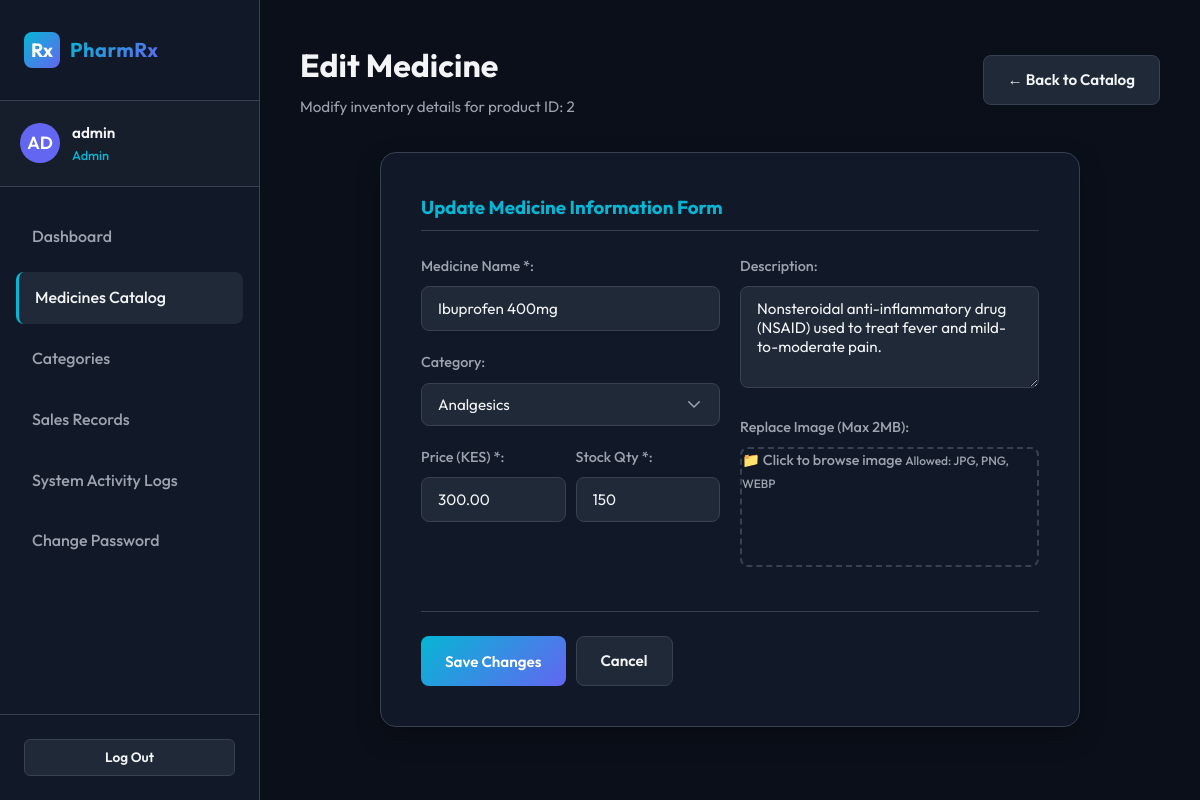
/medicine_edit.php?id=2 (signed in), run on the app's committed database.
### tables this page shows
CREATE TABLE `medicines` (
  `id` INT AUTO_INCREMENT PRIMARY KEY,
  `category_id` INT DEFAULT NULL,
  `name` VARCHAR(150) NOT NULL UNIQUE,
  `description` TEXT,
  `price` DECIMAL(10,2) NOT NULL,
  `stock_quantity` INT NOT NULL DEFAULT 0,
  `image_path` VARCHAR(255) DEFAULT NULL,
  `created_at` TIMESTAMP DEFAULT CURRENT_TIMESTAMP,
  CONSTRAINT `fk_medicines_category` 
    FOREIGN KEY (`category_id`) REFERENCES `categories` (`id`) 
    ON DELETE SET NULL 
    ON UPDATE CASCADE
);

CREATE TABLE `categories` (
  `id` INT AUTO_INCREMENT PRIMARY KEY,
  `name` VARCHAR(100) NOT NULL UNIQUE,
  `description` TEXT,
  `created_at` TIMESTAMP DEFAULT CURRENT_TIMESTAMP
);

### medicine_edit.php (the view, shortened to what this page needs)
<?php
include_once __DIR__ . '/includes/header.php';
require_once __DIR__ . '/config/logger.php';
$med_id = isset($_GET['id']) ? (int)$_GET['id'] : 0;
try {
    $stmt = $pdo->prepare("SELECT * FROM `medicines` WHERE `id` = ? LIMIT 1");
    $stmt->execute([$med_id]);
    $medicine = $stmt->fetch();
    $cat_stmt = $pdo->query("SELECT * FROM `categories` ORDER BY `name` ASC");
    $categories = $cat_stmt->fetchAll();
} catch (PDOException $e) {
    error_log("Database error in edit view initialization: " . $e->getMessage());
    die("Database access error.");
}
?>
<div class="header-actions">
    <div class="page-title">
        <h1>Edit Medicine</h1>
        <p>Modify inventory details for product ID: <?php echo $med_id; ?></p>
    </div>
    <a href="medicines.php" class="btn btn-secondary">
        &larr; Back to Catalog
    </a>
</div>
<div class="auth-card" style="max-width: 700px; margin: 0 auto; background-color: var(--bg-secondary); border: 1px solid var(--border-color);">
    <h3 style="margin-bottom: 1.5rem; color: var(--accent-primary); border-bottom: 1px solid var(--border-color); padding-bottom: 0.5rem;">Update Medicine Information Form</h3>
    <form action="medicine_edit.php?id=<?php echo $med_id; ?>" method="POST" enctype="multipart/form-data" class="validated-form">
        <div style="display: grid; grid-template-columns: 1fr 1fr; gap: 20px;">
            <div>
                <div class="form-group">
                    <label for="name">Medicine Name *:</label>
                    <input type="text" name="name" id="name" class="form-control" placeholder="e.g. Aspirin 100mg" value="<?php echo htmlspecialchars($medicine['name']); ?>" required>
                </div>
                <div class="form-group">
                    <label for="category_id">Category:</label>
                    <select name="category_id" id="category_id" class="form-control">
                        <?php foreach ($categories as $cat): ?>
                            <option value="<?php echo $cat['id']; ?>" <?php echo $medicine['category_id'] == $cat['id'] ? 'selected' : ''; ?>>
                                <?php echo htmlspecialchars($cat['name']); ?>
                            </option>
                        <?php endforeach; ?>
                    </select>
                </div>
                <div class="form-row" style="display: grid; grid-template-columns: 1fr 1fr; gap: 10px;">
                    <div class="form-group">
                        <label for="price">Price (KES) *:</label>
                        <input type="number" step="0.01" min="0.00" name="price" id="price" class="form-control" placeholder="0.00" value="<?php echo htmlspecialchars($medicine['price']); ?>" required>
                    </div>
                    <div class="form-group">
                        <label for="stock_quantity">Stock Qty *:</label>
                        <input type="number" min="0" name="stock_quantity" id="stock_quantity" class="form-control" placeholder="0" value="<?php echo htmlspecialchars($medicine['stock_quantity']); ?>" required>
                    </div>
                </div>
            </div>
            <div>
                <div class="form-group">
                    <label for="description">Description:</label>
                    <textarea name="description" id="description" rows="4" class="form-control" placeholder="Optional description details..."><?php echo htmlspecialchars($medicine['description'] ?? ''); ?></textarea>
                </div>
                <div class="form-group">
                    <label for="medicine_image">Replace Image (Max 2MB):</label>
                    <div class="file-upload-wrapper">
                        <label for="medicine_image" class="file-upload-preview" style="cursor:pointer; height: 120px;">
                            <?php if (!empty($medicine['image_path']) && file_exists(__DIR__ . '/assets/uploads/' . $medicine['image_path'])): ?>
                                <img src="assets/uploads/<?php echo htmlspecialchars($medicine['image_path']); ?>" style="max-height: 50px; border-radius: 4px;">
                                <span style="font-size:0.75rem; color:var(--text-secondary);">Click to replace current image</span>
                            <?php else: ?>
                                <span>📁 Click to browse image</span>
                                <span style="font-size:0.75rem; color:var(--text-secondary);">Allowed: JPG, PNG, WEBP</span>
                            <?php endif; ?>
                        </label>
                    </div>
                </div>
            </div>
        </div>
        <div style="display: flex; gap: 10px; margin-top: 1.5rem; border-top: 1px solid var(--border-color); padding-top: 1.5rem;">
            <button type="submit" class="btn btn-primary">Save Changes</button>
            <a href="medicines.php" class="btn btn-secondary">Cancel</a>
        </div>
    </form>
</div>
<?php include_once __DIR__ . '/includes/footer.php'; ?>

### assets/css/style.css (style rules this page uses)
:root { --bg-primary: #0b0f19; --bg-secondary: #111827; --bg-card: #1f2937; --text-primary: #f3f4f6; --text-secondary: #9ca3af; --accent-primary: #06b6d4; --accent-secondary: #6366f1; --accent-gradient: linear-gradient(135deg, #06b6d4 0%, #6366f1 100%); --border-color: #374151; --success: #10b981; --danger: #ef4444; --warning: #f59e0b; --info: #3b82f6; --transition-speed: 0.3s; --radius-lg: 16px; --radius-md: 12px; --radius-sm: 8px; --shadow-premium: 0 10px 30px -10px rgba(0, 0, 0, 0.5); }
* { margin: 0; padding: 0; box-sizing: border-box; }
body { font-family: 'Outfit', sans-serif; background-color: var(--bg-primary); color: var(--text-primary); line-height: 1.6; overflow-x: hidden; }
.header-actions { display: flex; justify-content: space-between; align-items: center; margin-bottom: 2rem; }
.page-title h1 { font-size: 2rem; font-weight: 700; margin-bottom: 0.25rem; }
.page-title p { color: var(--text-secondary); font-size: 0.95rem; }
.auth-card { background-color: var(--bg-secondary); border: 1px solid var(--border-color); border-radius: var(--radius-lg); width: 100%; max-width: 480px; padding: 2.5rem; box-shadow: var(--shadow-premium); animation: fadeIn 0.5s ease; }
.btn { display: inline-flex; align-items: center; justify-content: center; gap: 8px; font-family: inherit; font-size: 0.95rem; font-weight: 600; padding: 0.75rem 1.5rem; border-radius: var(--radius-sm); border: none; cursor: pointer; text-decoration: none; transition: all var(--transition-speed) ease; }
.btn-primary { background: var(--accent-gradient); color: white; }
.btn-secondary { background-color: var(--bg-card); color: var(--text-primary); border: 1px solid var(--border-color); }
.form-group { margin-bottom: 1.25rem; }
.form-group label { display: block; font-size: 0.9rem; font-weight: 500; color: var(--text-secondary); margin-bottom: 0.5rem; }
.form-control { width: 100%; font-family: inherit; font-size: 0.95rem; padding: 0.75rem 1rem; background-color: var(--bg-card); border: 1px solid var(--border-color); border-radius: var(--radius-sm); color: var(--text-primary); outline: none; transition: border-color var(--transition-speed) ease; }
select.form-control { appearance: none; background-repeat: no-repeat; background-position: right 1rem center; background-size: 1.2em; padding-right: 2.5rem; }
.file-upload-wrapper { position: relative; width: 100%; }
.file-upload-preview { width: 100%; height: 120px; border: 2px dashed var(--border-color); border-radius: var(--radius-sm); display: flex; align-items: center; justify-content: center; flex-direction: column; gap: 8px; color: var(--text-secondary); margin-top: 0.5rem; }

### data on the page
medicines: name "Ibuprofen 400mg", category_id "Analgesics", price "300.00", stock_quantity "150", description "Nonsteroidal anti-inflammatory drug (NSAID) used to treat fever and mild-to-moderate pain."

### other printed values
substr($username, 0, 2) "AD"
$username "admin"
$role "Admin"
$med_id "2"
